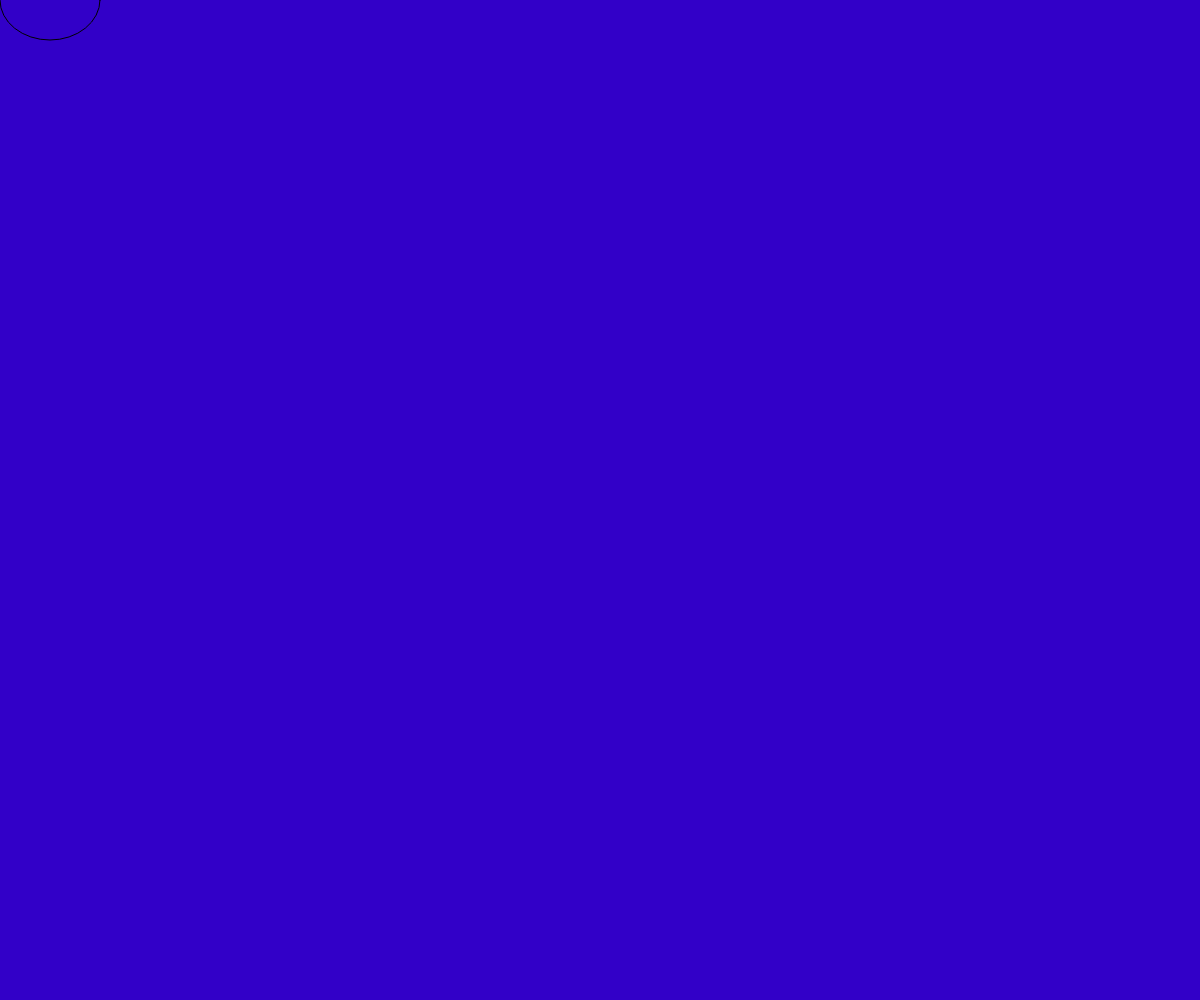
Frame 1 (no input)
Frame 60 (no input): blank canvas, image omitted
Frame 120 (the mouse pressed at the canvas centre since frame 60): blank canvas, image omitted

The p5.js sketch that drew this single still picture (run headless with seeded random() and noise() and a simulated clock; from frame 60 on, the mouse is pressed at the canvas centre):

// p5.js sketch
// ── sketch.js
let xpos= 50;
let ypos= 0;
let xballspeed= 10;
let yballspeed= 10;

function setup() {
createCanvas(windowWidth,windowHeight);


}

function draw() {
background(xpos,ypos,200);
fill(xpos,ypos,200);
ellipse (xpos,ypos,100,80);
xpos = xpos + xballspeed;
ypos = ypos + yballspeed;

// if check both x and y seperately

// for x position
//left side
if (xpos > windowWidth){
  xballspeed = -xballspeed;
}
//right side
if (xpos <0){
  xballspeed = -xballspeed;
}
//for y position
if (ypos > windowHeight){
  yballspeed = -yballspeed;
}
if (ypos <0){
  yballspeed = -yballspeed;
}
}
